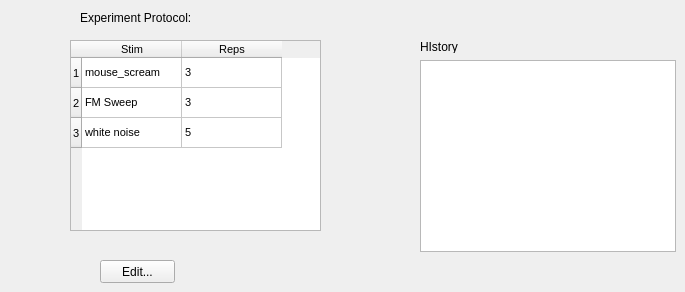
        <widget class="QWidget" name="tab_protocol">
         <attribute name="title">
          <string>Experiment</string>
         </attribute>
         <widget class="QLabel" name="label_2">
          <property name="geometry">
           <rect>
            <x>80</x>
            <y>10</y>
            <width>111</width>
            <height>16</height>
           </rect>
          </property>
          <property name="text">
           <string>Experiment Protocol:</string>
          </property>
         </widget>
         <widget class="QPushButton" name="pushButton">
          <property name="geometry">
           <rect>
            <x>100</x>
            <y>260</y>
            <width>75</width>
            <height>23</height>
           </rect>
          </property>
          <property name="text">
           <string>Edit...</string>
          </property>
         </widget>
         <widget class="QTableWidget" name="tableWidget">
          <property name="geometry">
           <rect>
            <x>70</x>
            <y>40</y>
            <width>251</width>
            <height>191</height>
           </rect>
          </property>
          <property name="font">
           <font>
            <pointsize>8</pointsize>
           </font>
          </property>
          <row>
           <property name="text">
            <string>1</string>
           </property>
          </row>
          <row>
           <property name="text">
            <string>2</string>
           </property>
          </row>
          <row>
           <property name="text">
            <string>3</string>
           </property>
          </row>
          <column>
           <property name="text">
            <string>Stim</string>
           </property>
          </column>
          <column>
           <property name="text">
            <string>Reps</string>
           </property>
          </column>
          <item row="0" column="0">
           <property name="text">
            <string>mouse_scream</string>
           </property>
          </item>
          <item row="0" column="1">
           <property name="text">
            <string>3</string>
           </property>
          </item>
          <item row="1" column="0">
           <property name="text">
            <string>FM Sweep</string>
           </property>
          </item>
          <item row="1" column="1">
           <property name="text">
            <string>3</string>
           </property>
          </item>
          <item row="2" column="0">
           <property name="text">
            <string>white noise</string>
           </property>
          </item>
          <item row="2" column="1">
           <property name="text">
            <string>5</string>
           </property>
          </item>
         </widget>
         <widget class="QListWidget" name="listWidget">
          <property name="geometry">
           <rect>
            <x>420</x>
            <y>60</y>
            <width>256</width>
            <height>192</height>
           </rect>
          </property>
         </widget>
         <widget class="QLabel" name="label_8">
          <property name="geometry">
           <rect>
            <x>420</x>
            <y>40</y>
            <width>46</width>
            <height>13</height>
           </rect>
          </property>
          <property name="text">
           <string>HIstory</string>
          </property>
         </widget>
        </widget>
